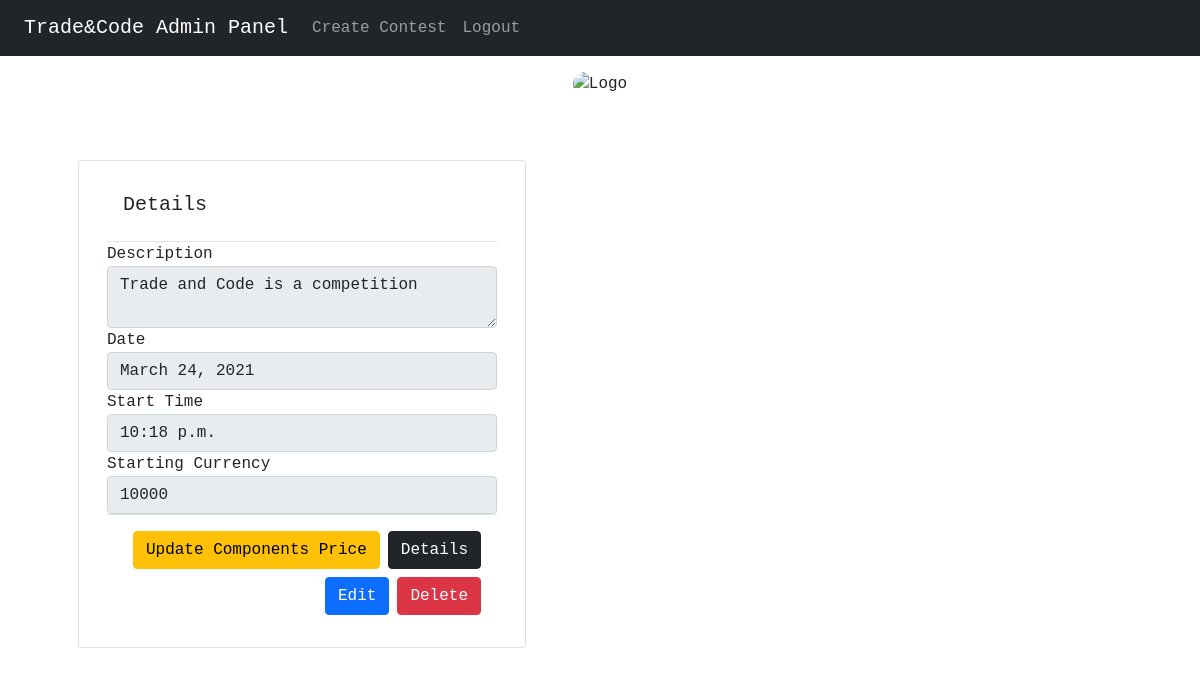
/adminPanel/ (signed in), run on an earlier commit of the app's database.
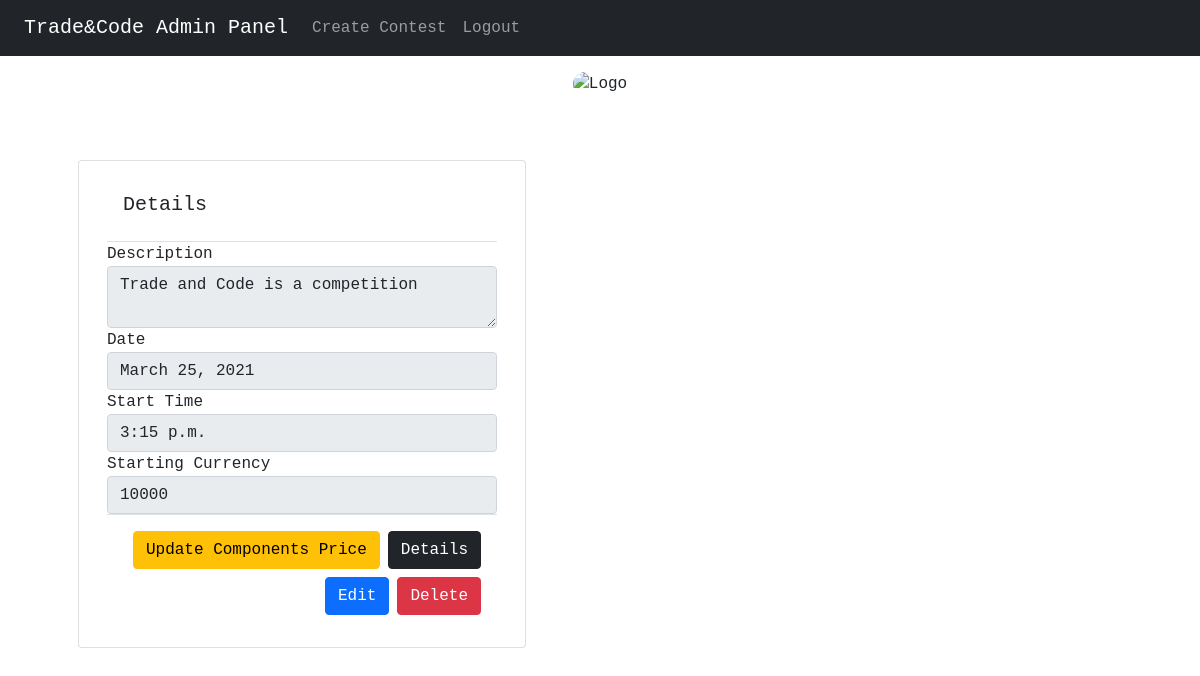
And on a later commit of the database.
### models/models.py (models this page shows, shortened)
class Contest(models.Model):
    id = models.CharField(max_length=256, default=uuid.uuid4, primary_key=True)
    description = models.TextField(max_length=4000)
    rounds = models.PositiveSmallIntegerField()
    date = models.DateField()
    start_time = models.TimeField()
    money_at_start = models.PositiveBigIntegerField()

### adminpanel/views.py (the view)
# urls.py: path('', GetContests, name="ContestsList"),
@login_required
@staff_member_required
def GetContests(request):
    contests = Contest.objects.all()
    return render(request, "details/contests.html", {"docTitle": "Contests", "contests": contests})

### templates/details/contests.html (shortened to what this page needs)
{% extends 'base/base.html' %}
{% block content %}
    <div class="container">
        <div style="padding: 1rem; text-align: center">
            <img style="height: 25vh; border-radius: 2rem" alt="Logo"
                 src="https://firebasestorage.googleapis.com/v0/b/tradeandcode.appspot.com/o/cover.png?alt=media&token=f61f3620-38df-49f5-88f5-bd0fbc69263f "/>
        </div>
        <div class="row">
            {% for contest in contests %}
                <div class="card" style="width: 28rem; margin: 3rem">
                    <div class="card-body">
                        <div class="modal-header">
                            <h5 class="card-title">Details</h5>
                        </div>
                        <div>
                            <div>
                                <label>Description</label>
                                <textarea disabled class="form-control">{{ contest.description }}</textarea>
                            </div>
                            <div class="form-group">
                                <label>Date</label>
                                <input value="{{ contest.date }}" disabled class="form-control"/>
                            </div>
                            <div class="form-group">
                                <label>Start Time</label>
                                <input value="{{ contest.start_time }}" disabled class="form-control"/>
                            </div>
                            <div class="form-group">
                                <label>Starting Currency</label>
                                <input value="{{ contest.money_at_start }}" disabled class="form-control"/>
                            </div>
                        </div>
                        <div class="modal-footer">
                            <div style="display: block">
                                {% if request.user.is_superuser %}
                                    <a href="{% url 'update-components-price' contest.id %}">
                                        <button class="btn btn-primary btn-warning">Update Components Price</button>
                                    </a>
                                {% endif %}
                            </div>
                            <a href="{% url 'contest-details' contest.id %}">
                                <button class="btn btn-dark">Details</button>
                            </a>
                            {% if request.user.is_superuser %}
                                <a href="{% url 'update-contest' contest.id %}">
                                    <button class="btn btn-primary">Edit</button>
                                </a>
                            {% endif %}
                            {% if request.user.is_superuser %}
                                <a href="{% url 'delete-contest' contest.id %}">
                                    <button class="btn btn-primary btn-danger">Delete</button>
                                </a>
                            {% endif %}
                        </div>
                    </div>
                </div>
            {% empty %}
                <h1>No contests present</h1>
            {% endfor %}
        </div>
    </div>
{% endblock %}

What changed in the data, as far as the page shows it:
changed Contest "Trade and Code is a competition": date "March 24, 2021" → "March 25, 2021"; start_time "10:18 p.m." → "3:15 p.m."
